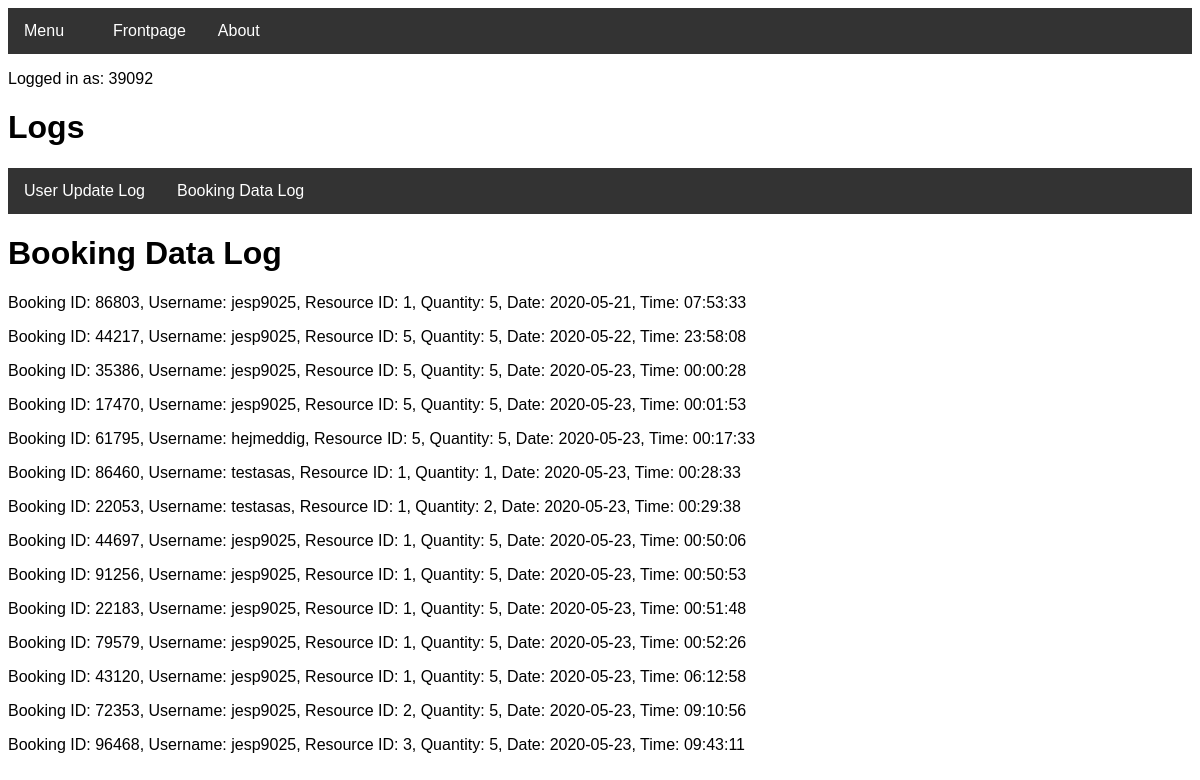
Before: /bookingdatalog (signed in) with the older database file.
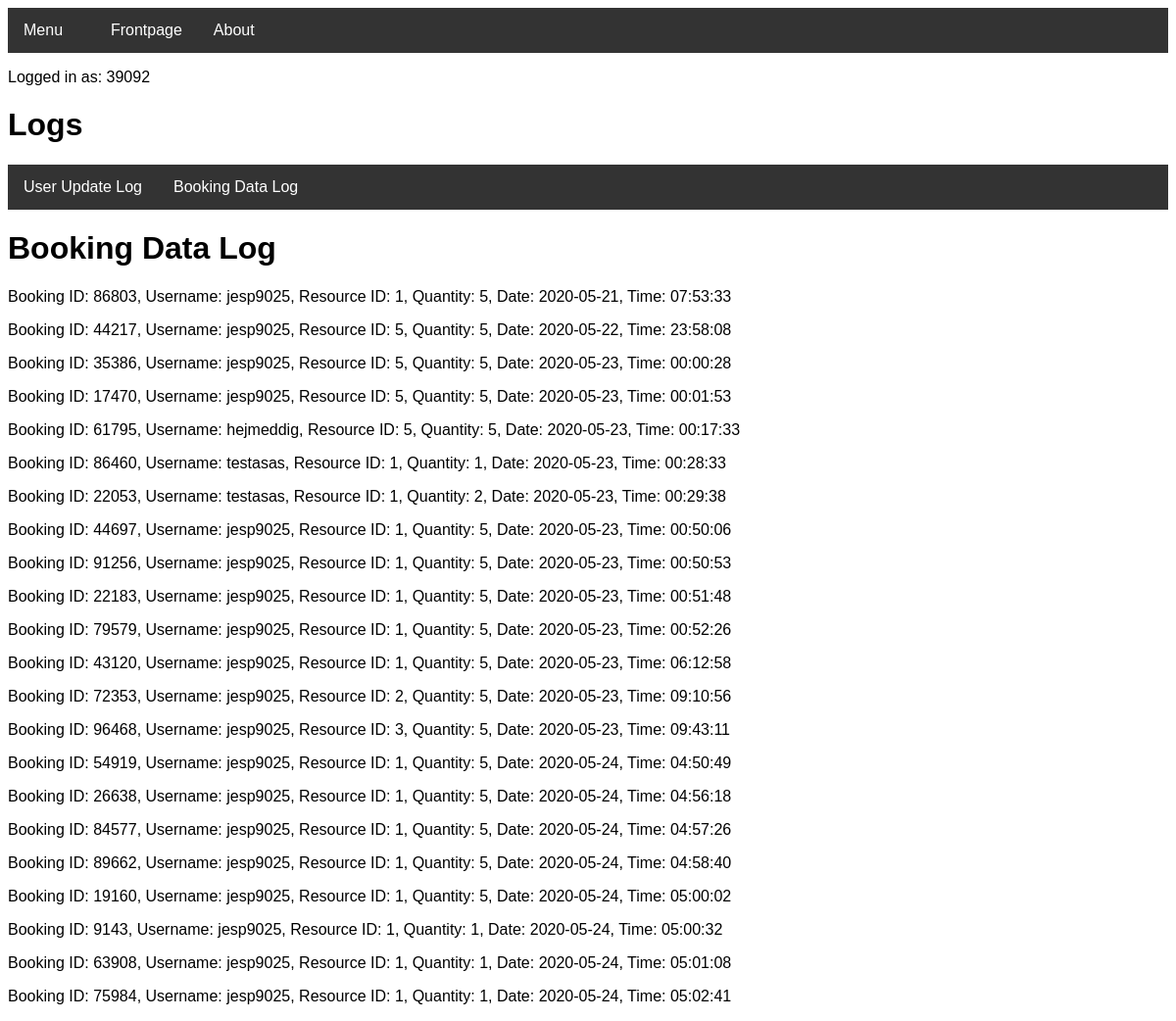
After: the same page with the newer database file.
### tables this page shows
CREATE TABLE BookingData (bookingdata_booking_id INTEGER, bookingdata_username STRING, bookingdata_resource_id INTEGER, bookingdata_resource_quantity INTEGER, bookingdata_start DATE, bookingdata_time TIME);

### routes.py (the view)
@app.route("/bookingdatalog")
def bookingdatalog():
    if "name" not in session:
        return redirect(url_for("login"))
    if user.checkIfAdmin(session['name']) == False:
        return redirect(url_for("denied"))
    lst = bookingData.readBookingData()
    return render_template("bookingdatalog.html", data=lst, username=session['name'])

### Project.py (called while the page is built)
    def readBookingData(self):
        try:
            c = self.conn.cursor()
            c.execute("SELECT 'Booking ID:', bookingdata_booking_id, 'Username:', bookingdata_username, 'Resource ID:', bookingdata_resource_id, 'Quantity:', bookingdata_resource_quantity, 'Date:', bookingdata_start, 'Time:', bookingdata_time FROM BookingData")
            lst = c.fetchall()
            c.close
            return lst
        except sqlite3.Error as e:
            return "An error occurred:", e.args[0]

    def checkIfAdmin(self, username):
        try:
            c = self.conn.cursor()
            c.execute("SELECT user_is_admin FROM User WHERE user_username = '{}'".format(username))
            lst = c.fetchall()
            toList = functools.reduce(operator.add, (lst))
            for item in toList:
                if item == "True":
                    return True
            return False
        except TypeError:
            pass

### templates/bookingdatalog.html (shortened to what this page needs)
<!DOCTYPE html>
<head>
<link rel="stylesheet" href="../static/theme.css">
<link rel="stylesheet" type="text/css" href="../static/barstyle.css" title="style"/>
<link rel="stylesheet" type="text/css" href="../static/errorstyle.css" title="style"/>
</head>
<body>
<div class="navbar">
  <div class="dropdown">
    <button class="dropbtn">Menu
      <i class="fa fa-caret-down"></i>
    </button>
  </div>
  <a href="welcome">Frontpage</a>
  <a href="about">About</a>
</div>
</body>
<p>Logged in as: {{ username }}</p>
<h1>Logs</h1>
<div class="container">
    <div class="navbar">
        <a href="userdatalog">User Update Log</a>
        <a href="bookingdatalog">Booking Data Log</a>
    </div>
    <h1>Booking Data Log</h1>
</div>
<body>
    {%for value in data%}
     <p>{{value | replace("(", "") | replace(")", "") | replace(":", "=") | replace("'", "") | replace("=,", ":") | replace("=", ":")}}</p>
    {%endfor%}
   </body>

### static/barstyle.css (style rules this page uses)
body { font-family: Arial, Helvetica, sans-serif; }
.navbar { overflow: hidden; background-color: #333; }
.navbar a { float: left; font-size: 16px; color: white; text-align: center; padding: 14px 16px; text-decoration: none; }
.dropdown { float: left; overflow: hidden; }
.dropdown .dropbtn { font-size: 16px; border: none; outline: none; color: white; padding: 14px 16px; background-color: inherit; font-family: inherit; margin: 0; }

Changed rows visible on the page:
added BookingData: value "Booking ID: 54919, Username: jesp9025, Resource ID: 1, Quantity: 5, Date: 2020-05-24, Time: 04:50:49"
added BookingData: value "Booking ID: 26638, Username: jesp9025, Resource ID: 1, Quantity: 5, Date: 2020-05-24, Time: 04:56:18"
added BookingData: value "Booking ID: 84577, Username: jesp9025, Resource ID: 1, Quantity: 5, Date: 2020-05-24, Time: 04:57:26"
added BookingData: value "Booking ID: 89662, Username: jesp9025, Resource ID: 1, Quantity: 5, Date: 2020-05-24, Time: 04:58:40"
added BookingData: value "Booking ID: 19160, Username: jesp9025, Resource ID: 1, Quantity: 5, Date: 2020-05-24, Time: 05:00:02"
added BookingData: value "Booking ID: 9143, Username: jesp9025, Resource ID: 1, Quantity: 1, Date: 2020-05-24, Time: 05:00:32"
added BookingData: value "Booking ID: 63908, Username: jesp9025, Resource ID: 1, Quantity: 1, Date: 2020-05-24, Time: 05:01:08"
added BookingData: value "Booking ID: 75984, Username: jesp9025, Resource ID: 1, Quantity: 1, Date: 2020-05-24, Time: 05:02:41"
